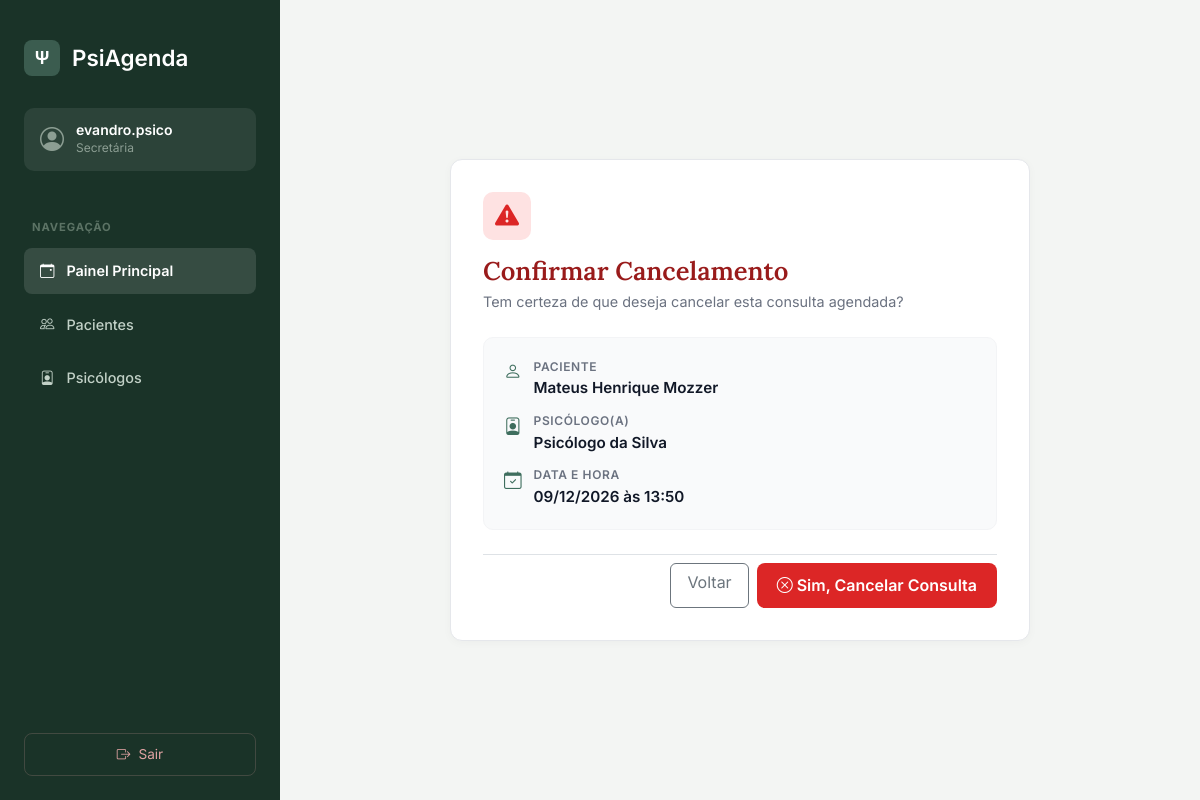
Page /agendamento/1/cancelar/ (signed in) on the committed database.
### agendamentos/models.py (models this page shows, shortened)
class Agendamento(models.Model):
  STATUS_CHOICES = [
      ('AGENDADO', 'Agendado'),
      ('CONCLUIDO', 'Concluído'),
      ('CANCELADO', 'Cancelado'),
      ('Solicitado Cancelamento', 'Solicitado Cancelamento'),
  ]
  psicologo = models.ForeignKey(
      Psicologo, on_delete=models.PROTECT, related_name='agendamentos'
  )
  paciente = models.ForeignKey(
      Paciente, on_delete=models.PROTECT, related_name='agendamentos'
  )
  data_hora = models.DateTimeField()
  status = models.CharField(
      max_length=30, choices=STATUS_CHOICES, default='AGENDADO'
  )
  observacao = EncryptedTextField(blank=True, null=True)
  motivo_cancelamento = EncryptedTextField(blank=True, null=True)
  notificacao_confirmada = models.BooleanField(default=False)
  criado_em = models.DateTimeField(auto_now_add=True)
  atualizado_em = models.DateTimeField(auto_now=True)
  class Meta:
    verbose_name = 'Agendamento'
    verbose_name_plural = 'Agendamentos'
    ordering = ['-data_hora']

class Paciente(models.Model):
  nome_completo = models.CharField(max_length=150)
  cpf = models.CharField(max_length=14, unique=True)
  data_nascimento = models.DateField()
  telefone = models.CharField(max_length=20)
  email = models.EmailField(blank=True, null=True)
  endereco = models.CharField(max_length=255, blank=True, null=True)
  ativo = models.BooleanField(default=True)
  primeiro_acesso = models.BooleanField(default=True)
  class Meta:
    verbose_name = 'Paciente'
    verbose_name_plural = 'Pacientes'
    ordering = ['nome_completo']

class Psicologo(models.Model):
  usuario = models.OneToOneField(
      User, on_delete=models.CASCADE, related_name='perfil_psicologo'
  )
  nome_completo = models.CharField(max_length=150)
  cpf = models.CharField(max_length=14, unique=True)
  crp = models.CharField(max_length=20, unique=True)
  data_nascimento = models.DateField()
  telefone = models.CharField(max_length=20)
  email = models.EmailField(unique=True)
  endereco = models.CharField(max_length=255)
  ativo = models.BooleanField(default=True)
  class Meta:
    verbose_name = 'Psicólogo'
    verbose_name_plural = 'Psicólogos'
    ordering = ['nome_completo']

### agendamentos/views.py (the view)
# urls.py: path('agendamento/<int:agendamento_id>/cancelar/', views.cancelar_agendamento, name='cancelar_agendamento'),
@login_required
def cancelar_agendamento(request, agendamento_id):
    agendamento = get_object_or_404(Agendamento, id=agendamento_id)
    if request.method == 'POST':
        agendamento.status = 'CANCELADO'
        agendamento.save()
        messages.success(request, f'Consulta de {agendamento.paciente.nome_completo} foi cancelada e o horário está livre.')
        return redirect('painel_secretaria')
    return render(request, 'agendamentos/confirmar_cancelamento.html', {
        'agendamento': agendamento
    })

### agendamentos/templates/agendamentos/confirmar_cancelamento.html (shortened to what this page needs)
<!DOCTYPE html>
<html lang="pt-br">
<head>
    <link href="https://cdn.jsdelivr.net/npm/bootstrap@5.3.0/dist/css/bootstrap.min.css" rel="stylesheet">
    <link rel="stylesheet" href="https://cdn.jsdelivr.net/npm/bootstrap-icons@1.10.5/font/bootstrap-icons.css">
</head>
<body>
<aside class="sidebar">
    <a href="{% url 'painel_secretaria' %}" class="brand-logo">
        <div class="logo-icon">Ψ</div>
        <span>PsiAgenda</span>
    </a>
    <div class="user-card">
        <i class="bi bi-person-circle"></i>
        <div>
            <p class="user-name">{{ user.username }}</p>
            <p class="user-role">Secretária</p>
        </div>
    </div>
    <nav class="nav-menu">
        <div class="nav-section-title">Navegação</div>
        <a href="{% url 'painel_secretaria' %}" class="nav-btn active">
            <i class="bi bi-calendar-event"></i> Painel Principal
        </a>
        <a href="{% url 'listar_pacientes' %}" class="nav-btn">
            <i class="bi bi-people"></i> Pacientes
        </a>
        <a href="{% url 'listar_psicologos' %}" class="nav-btn">
            <i class="bi bi-person-badge"></i> Psicólogos
        </a>
    </nav>
    <a href="{% url 'logout' %}" class="logout-btn">
        <i class="bi bi-box-arrow-right"></i> Sair
    </a>
</aside>
<main class="main-content">
    <div class="form-container">
        <div class="card-custom">
            <div class="warning-icon-box">
                <i class="bi bi-exclamation-triangle-fill"></i>
            </div>
            <h1 class="header-title">Confirmar Cancelamento</h1>
            <p class="header-subtitle">Tem certeza de que deseja cancelar esta consulta agendada?</p>
            <div class="info-details-box">
                <div class="info-item">
                    <i class="bi bi-person"></i>
                    <div>
                        <div class="info-label">Paciente</div>
                        <div class="info-value">{{ agendamento.paciente.nome_completo }}</div>
                    </div>
                </div>
                <div class="info-item">
                    <i class="bi bi-person-badge"></i>
                    <div>
                        <div class="info-label">Psicólogo(a)</div>
                        <div class="info-value">{{ agendamento.psicologo.nome_completo }}</div>
                    </div>
                </div>
                <div class="info-item">
                    <i class="bi bi-calendar-check"></i>
                    <div>
                        <div class="info-label">Data e Hora</div>
                        <div class="info-value">{{ agendamento.data_hora|date:"d/m/Y \à\s H:i" }}</div>
                    </div>
                </div>
            </div>
            <form method="post" class="d-flex justify-content-end gap-2 pt-2 border-top">
                <a href="{% url 'painel_secretaria' %}" class="btn btn-outline-secondary px-3">
                    Voltar
                </a>
                <button type="submit" class="btn btn-danger-custom d-inline-flex align-items-center gap-1">
                    <i class="bi bi-x-circle"></i> Sim, Cancelar Consulta
                </button>
            </form>
        </div>
    </div>
</main>
</body>
</html>

### agendamentos/templates/agendamentos/confirmar_cancelamento.html (style rules this page uses)
* { box-sizing: border-box; font-family: 'Inter', sans-serif; }
body { background-color: #f3f5f3; min-height: 100vh; margin: 0; display: flex; }
.sidebar { width: 280px; background-color: #1a3328; color: #ffffff; min-height: 100vh; display: flex; flex-direction: column; padding: 2.5rem 1.5rem 1.5rem 1.5rem; position: fixed; top: 0; left: 0; bottom: 0; z-index: 100; }
.brand-logo { display: flex; align-items: center; gap: 0.75rem; font-family: 'Lora', serif; font-size: 1.4rem; font-weight: 600; margin-bottom: 2rem; color: #ffffff; text-decoration: none; }
.brand-logo .logo-icon { background-color: #3b5c4f; width: 36px; height: 36px; border-radius: 8px; display: flex; align-items: center; justify-content: center; font-weight: bold; font-size: 1.1rem; color: #ffffff; }
.user-card { background-color: rgba(255, 255, 255, 0.08); border-radius: 10px; padding: 0.85rem 1rem; margin-bottom: 2rem; display: flex; align-items: center; gap: 0.75rem; }
.user-card i { font-size: 1.5rem; color: #8c9e93; }
.user-card .user-name { font-size: 0.875rem; font-weight: 600; color: #ffffff; margin: 0; line-height: 1.2; }
.user-card .user-role { font-size: 0.75rem; color: #8c9e93; margin: 0; }
.nav-menu { display: flex; flex-direction: column; gap: 0.5rem; flex-grow: 1; }
.nav-section-title { font-size: 0.7rem; font-weight: 700; letter-spacing: 0.08em; color: #5c7365; text-transform: uppercase; margin-top: 1rem; margin-bottom: 0.25rem; padding-left: 0.5rem; }
.nav-btn { display: flex; align-items: center; gap: 0.75rem; padding: 0.75rem 1rem; color: #c2d1c7; text-decoration: none; border-radius: 8px; font-weight: 500; font-size: 0.9rem; transition: all 0.2s ease; }
.nav-btn.active { background-color: rgba(255, 255, 255, 0.12); color: #ffffff; font-weight: 600; }
.logout-btn { margin-top: auto; color: #e0a3a3; border: 1px solid rgba(224, 163, 163, 0.2); border-radius: 8px; padding: 0.65rem 1rem; text-decoration: none; display: flex; align-items: center; justify-content: center; gap: 0.5rem; font-size: 0.85rem; transition: all 0.2s; }
.main-content { margin-left: 280px; flex-grow: 1; padding: 2.5rem; width: calc(100% - 280px); display: flex; align-items: center; justify-content: center; }
.form-container { max-width: 580px; width: 100%; }
.card-custom { background-color: #ffffff; border: 1px solid #e5e7eb; border-radius: 12px; box-shadow: 0 2px 10px rgba(0, 0, 0, 0.03); padding: 2rem; }
.header-title { font-family: 'Lora', serif; font-size: 1.6rem; color: #991b1b; font-weight: 600; margin-bottom: 0.25rem; }
.header-subtitle { color: #6b7280; font-size: 0.9rem; }
.warning-icon-box { width: 48px; height: 48px; background-color: #fee2e2; color: #dc2626; border-radius: 10px; display: flex; align-items: center; justify-content: center; font-size: 1.5rem; margin-bottom: 1rem; }
.info-details-box { background-color: #f9fafb; border: 1px solid #f3f4f6; border-radius: 10px; padding: 1.25rem; margin: 1.5rem 0; }
.info-item { display: flex; align-items: flex-start; gap: 0.75rem; margin-bottom: 0.75rem; }
.info-item:last-child { margin-bottom: 0; }
.info-item i { color: #3f6e5e; font-size: 1.1rem; margin-top: 0.1rem; }
.info-label { font-size: 0.75rem; text-transform: uppercase; letter-spacing: 0.05em; color: #6b7280; font-weight: 600; margin-bottom: 0.1rem; }
.info-value { font-size: 0.95rem; font-weight: 600; color: #111827; }
.btn-danger-custom { background-color: #dc2626; color: #ffffff; border: none; border-radius: 8px; padding: 0.65rem 1.25rem; font-weight: 600; transition: background-color 0.2s; }

### rows in the picture
Agendamento: paciente.nome_completo "Mateus Henrique Mozzer", psicologo.nome_completo "Psicólogo da Silva", data_hora "09/12/2026 às 13:50"

### other values in the picture
{{ user.username }} "evandro.psico"
